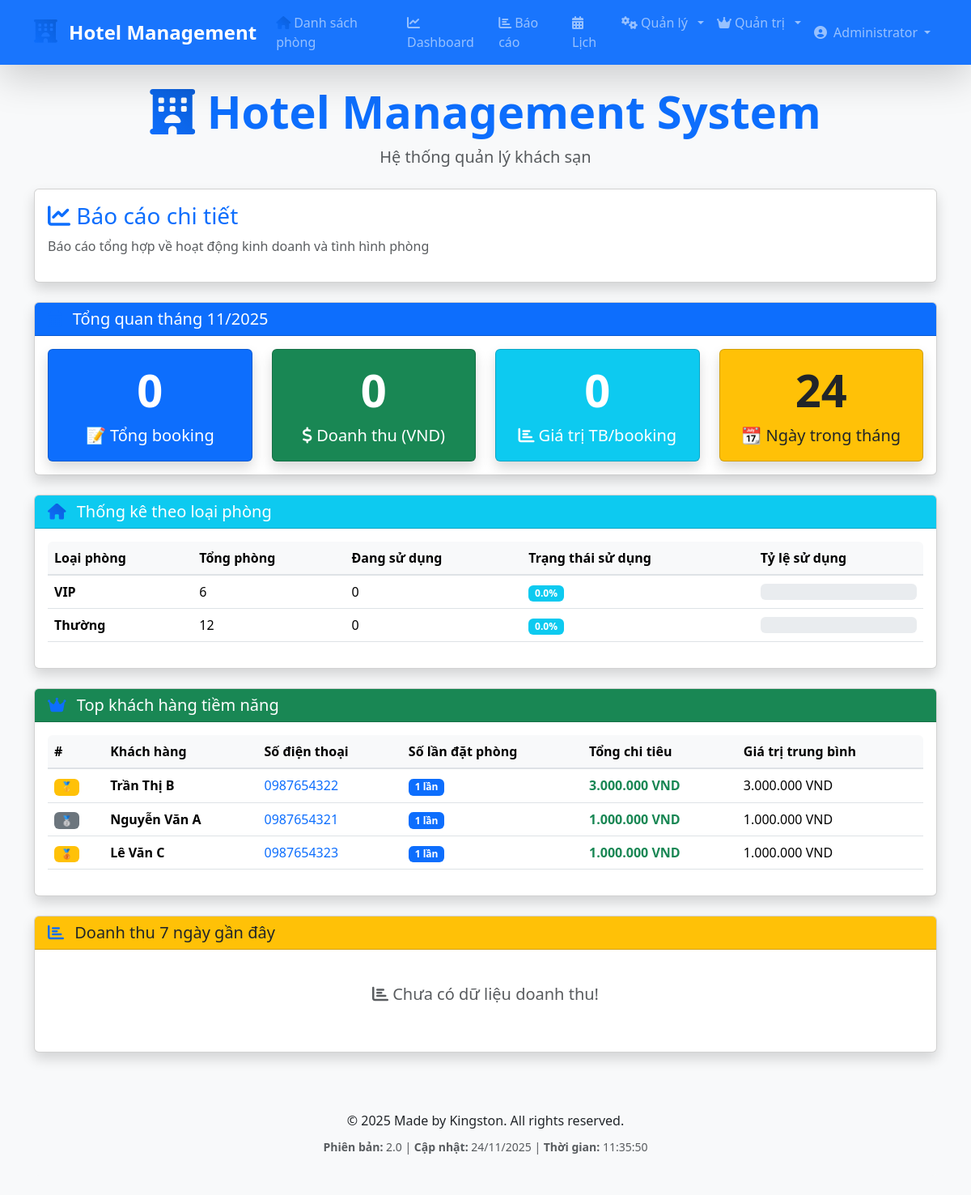
/reports.php (signed in), run on the app's committed database.
### tables this page shows
CREATE TABLE guests (
    id INT AUTO_INCREMENT PRIMARY KEY,
    user_id INT NULL,
    name VARCHAR(100) NOT NULL,
    phone VARCHAR(20),
    email VARCHAR(100),
    id_card VARCHAR(20),
    address TEXT,
    created_at TIMESTAMP DEFAULT CURRENT_TIMESTAMP,
    FOREIGN KEY (user_id) REFERENCES users(id) ON DELETE SET NULL
);

### reports.php (the view, shortened to what this page needs)
<?php
include "db.php";
include "includes/header.php";
$current_month = date('Y-m');
$monthly_stats = $conn->query("
    SELECT
        COUNT(*) as total_bookings,
        COALESCE(SUM(total_price), 0) as total_revenue
    FROM bookings
    WHERE DATE_FORMAT(checkin, '%Y-%m') = '$current_month'
    AND status != 'cancelled'
    AND checkin <= CURDATE()
")->fetch_assoc();
$monthly_stats['avg_booking_value'] = $monthly_stats['total_bookings'] > 0
    ? $monthly_stats['total_revenue'] / $monthly_stats['total_bookings']
    : 0;
$top_customers = $conn->query("
    SELECT
        g.id,
        g.name,
        g.phone,
        COUNT(b.id) as bookings,
        COALESCE(SUM(b.total_price), 0) as total_spent
    FROM bookings b
    JOIN guests g ON g.id = b.guest_id
    WHERE b.status != 'cancelled'
    AND b.checkin <= CURDATE()
    GROUP BY g.id, g.name, g.phone
    HAVING total_spent > 0
    ORDER BY total_spent DESC
");
$room_type_stats = $conn->query("
    SELECT
        r.type,
        COUNT(r.id) as total_rooms,
        SUM(CASE WHEN r.status = 'booked' THEN 1 ELSE 0 END) as booked_rooms
    FROM rooms r
    GROUP BY r.type
");
$daily_revenue = $conn->query("
    SELECT
        DATE(checkin) as booking_date,
        COUNT(*) as bookings,
        SUM(total_price) as revenue
    FROM bookings
    WHERE checkin >= DATE_SUB(CURDATE(), INTERVAL 7 DAY)
    AND checkin <= CURDATE()
    AND status != 'cancelled'
    GROUP BY DATE(checkin)
    ORDER BY booking_date DESC
");
?>
<div class="card shadow mb-4">
    <div class="card-body">
        <h2 class="card-title fs-3 text-primary"><i class="fas fa-chart-line"></i> Báo cáo chi tiết</h2>
        <p class="text-muted">Báo cáo tổng hợp về hoạt động kinh doanh và tình hình phòng</p>
    </div>
</div>
<div class="card shadow mb-4">
    <div class="card-header bg-primary text-white">
        <h3 class="card-title fs-5 mb-0"><i class="fas fa-calendar-alt"></i> Tổng quan tháng <?php echo date('m/Y'); ?></h3>
    </div>
    <div class="card-body">
        <div class="row g-4">
            <div class="col-lg-3 col-md-6 col-sm-12">
                <div class="card bg-primary text-white text-center h-100 shadow">
                    <div class="card-body">
                        <div class="display-4 fw-bold mb-2"><?php echo $monthly_stats['total_bookings']; ?></div>
                        <div class="fs-5">📝 Tổng booking</div>
                    </div>
                </div>
            </div>
            <div class="col-lg-3 col-md-6 col-sm-12">
                <div class="card bg-success text-white text-center h-100 shadow">
                    <div class="card-body">
                        <div class="display-4 fw-bold mb-2"><?php echo number_format($monthly_stats['total_revenue'], 0, ',', '.'); ?></div>
                        <div class="fs-5"><i class="fas fa-dollar-sign"></i> Doanh thu (VND)</div>
                    </div>
                </div>
            </div>
            <div class="col-lg-3 col-md-6 col-sm-12">
                <div class="card bg-info text-white text-center h-100 shadow">
                    <div class="card-body">
                        <div class="display-4 fw-bold mb-2"><?php echo number_format($monthly_stats['avg_booking_value'], 0, ',', '.'); ?></div>
                        <div class="fs-5"><i class="fas fa-chart-bar"></i> Giá trị TB/booking</div>
                    </div>
                </div>
            </div>
            <div class="col-lg-3 col-md-6 col-sm-12">
                <div class="card bg-warning text-dark text-center h-100 shadow">
                    <div class="card-body">
                        <div class="display-4 fw-bold mb-2"><?php echo date('d'); ?></div>
                        <div class="fs-5">📆 Ngày trong tháng</div>
                    </div>
                </div>
            </div>
        </div>
    </div>
</div>
<div class="card shadow mb-4">
    <div class="card-header bg-info text-white">
        <h3 class="card-title fs-5 mb-0"><i class="fas fa-home"></i> Thống kê theo loại phòng</h3>
    </div>
    <div class="card-body">
        <div class="table-responsive">
            <table id="roomTypeStatsTable" class="table table-hover w-100">
                <thead class="table-info">
                    <tr>
                        <th>Loại phòng</th>
                        <th>Tổng phòng</th>
                        <th>Đang sử dụng</th>
                        <th>Trạng thái sử dụng</th>
                        <th>Tỷ lệ sử dụng</th>
                    </tr>
                </thead>
                <tbody>
                    <?php while ($room_type = $room_type_stats->fetch_assoc()): ?>
                        <tr>
                            <td>
                                <strong><?php echo ucfirst($room_type['type']); ?></strong>
                            </td>
                            <td><?php echo $room_type['total_rooms']; ?></td>
                            <td><?php echo $room_type['booked_rooms']; ?></td>
                            <td>
                                <?php
                                $usage_rate = $room_type['total_rooms'] > 0 ? ($room_type['booked_rooms'] / $room_type['total_rooms']) * 100 : 0;
                                $status_class = $usage_rate > 80 ? 'bg-success' : ($usage_rate > 50 ? 'bg-warning' : 'bg-info');
                                ?>
                                <span class="badge <?php echo $status_class; ?>">
                                    <?php echo number_format($usage_rate, 1); ?>%
                                </span>
                            </td>
                            <td>
                                <div class="progress" style="height: 20px;">
                                </div>
                            </td>
                        </tr>
                    <?php endwhile; ?>
                </tbody>
            </table>
        </div>
    </div>
</div>
<div class="card shadow mb-4">
    <div class="card-header bg-success text-white">
        <h3 class="card-title fs-5 mb-0"><i class="fas fa-crown"></i> Top khách hàng tiềm năng</h3>
    </div>
    <div class="card-body">
        <?php if ($top_customers->num_rows > 0): ?>
            <div class="table-responsive">
                <table id="topCustomersTable" class="table table-hover w-100">
                    <thead class="table-success">
                        <tr>
                            <th>#</th>
                            <th>Khách hàng</th>
                            <th>Số điện thoại</th>
                            <th>Số lần đặt phòng</th>
                            <th>Tổng chi tiêu</th>
                            <th>Giá trị trung bình</th>
                        </tr>
                    </thead>
                    <tbody>
                        <?php
                        $rank = 1;
                        while ($customer = $top_customers->fetch_assoc()):
                        ?>
                            <tr>
                                <td>
                                    <?php if ($rank == 1): ?>
                                        <span class="badge bg-warning">🥇</span>
                                    <?php elseif ($rank == 2): ?>
                                        <span class="badge bg-secondary">🥈</span>
                                    <?php elseif ($rank == 3): ?>
                                        <span class="badge bg-warning">🥉</span>
                                    <?php else: ?>
                                        <span class="badge bg-info">#<?php echo $rank; ?></span>
                                    <?php endif; ?>
                                </td>
                                <td>
                                    <strong><?php echo htmlspecialchars($customer['name']); ?></strong>
                                </td>
                                <td>
                                    <a href="tel:<?php echo htmlspecialchars($customer['phone']); ?>" class="text-decoration-none">
                                        <?php echo htmlspecialchars($customer['phone']); ?>
                                    </a>
                                </td>
                                <td>
                                    <span class="badge bg-primary"><?php echo $customer['bookings']; ?> lần</span>
                                </td>
                                <td>
                                    <strong class="text-success"><?php echo number_format($customer['total_spent'], 0, ',', '.'); ?> VND</strong>
                                </td>
                                <td>
                                    <?php echo number_format($customer['total_spent'] / $customer['bookings'], 0, ',', '.'); ?> VND
                                </td>
                            </tr>
                        <?php
                            $rank++;
                        endwhile;
                        ?>
                    </tbody>
                </table>
            </div>
        <?php else: ?>
            <div class="text-center text-muted py-4">
                <p class="fs-5">📭 Chưa có dữ liệu khách hàng!</p>
            </div>
        <?php endif; ?>
    </div>
</div>
<div class="card shadow mb-4">
    <div class="card-header bg-warning text-dark">
        <h3 class="card-title fs-5 mb-0"><i class="fas fa-chart-bar"></i> Doanh thu 7 ngày gần đây</h3>
    </div>
    <div class="card-body">
        <?php if ($daily_revenue->num_rows > 0): ?>
            <div class="table-responsive">
                <table id="dailyRevenueTable" class="table table-hover w-100">
                    <thead class="table-warning">
                        <tr>
                            <th>Ngày</th>
                            <th>Số booking</th>
                            <th>Doanh thu</th>
                            <th>Biểu đồ</th>
                        </tr>
                    </thead>
                    <tbody>
                        <?php
                        $max_revenue = 0;
                        $daily_data = [];
                        $daily_revenue->data_seek(0);
                        while ($day = $daily_revenue->fetch_assoc()) {
                            $daily_data[] = $day;
                            if ($day['revenue'] > $max_revenue) {
                                $max_revenue = $day['revenue'];
                            }
                        }
                        foreach ($daily_data as $day):
                        ?>
                            <tr>
                                <td>
                                    <strong><?php echo date('d/m/Y', strtotime($day['booking_date'])); ?></strong>
                                </td>
                                <td>
                                    <span class="badge bg-info"><?php echo $day['bookings']; ?> booking</span>
                                </td>
                                <td>
                                    <strong class="text-success"><?php echo number_format($day['revenue'], 0, ',', '.'); ?> VND</strong>
                                </td>
                                <td>
                                    <?php
                                    $bar_width = $max_revenue > 0 ? ($day['revenue'] / $max_revenue) * 100 : 0;
                                    ?>
                                    <div class="progress" style="height: 25px;">
                                        <div class="progress-bar bg-success"
                                             role="progressbar"
                                             style="width: <?php echo $bar_width; ?>%"
                                             aria-valuenow="<?php echo $day['revenue']; ?>"
                                             aria-valuemin="0"
                                             aria-valuemax="<?php echo $max_revenue; ?>">
                                            <?php echo number_format($day['revenue'], 0, ',', '.'); ?> VND
                                        </div>
                                    </div>
                                </td>
                            </tr>
                        <?php endforeach; ?>
                    </tbody>
                </table>
            </div>
        <?php else: ?>
            <div class="text-center text-muted py-4">
                <p class="fs-5"><i class="fas fa-chart-bar"></i> Chưa có dữ liệu doanh thu!</p>
            </div>
        <?php endif; ?>
    </div>
</div>
<?php include "includes/footer.php"; ?>

### assets/css/hotel-style.css (style rules this page uses)
.table th { font-weight: 600; background-color: #f8f9fa; border-bottom: 2px solid #dee2e6; white-space: nowrap; }
.table td { vertical-align: middle; }
.card .card-body .table-responsive { border-radius: 0.375rem; }

### data on the page
guests: name "Trần Thị B", phone "0987654322", bookings "1", total_spent "3.000.000", bookings "3.000.000"
guests: name "Nguyễn Văn A", phone "0987654321", bookings "1", total_spent "1.000.000", bookings "1.000.000"
guests: name "Lê Văn C", phone "0987654323", bookings "1", total_spent "1.000.000", bookings "1.000.000"

### other printed values
$user['full_name'] "Administrator"
$monthly_stats['total_bookings'] "0"
$monthly_stats['total_revenue'] "0"
$monthly_stats['avg_booking_value'] "0"
$room_type['type'] "VIP"
$room_type['total_rooms'] "6"
$room_type['booked_rooms'] "0"
$usage_rate "0.0"
$room_type['type'] "Thường"
$room_type['total_rooms'] "12"
